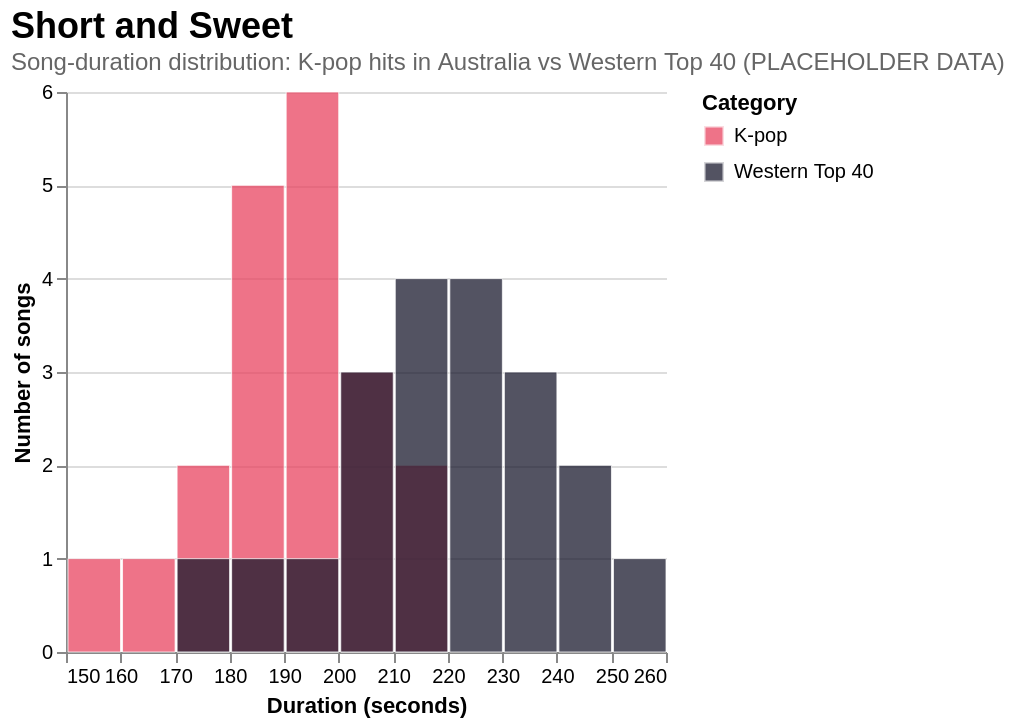

Vega-Lite specification for this chart:
### Vega-Lite specification from a JSON file in a GitHub repository (floating-point values rounded to 4 significant figures)
{"$schema": "https://vega.github.io/schema/vega-lite/v5.json", "title": {"text": "Short and Sweet", "subtitle": "Song-duration distribution: K-pop hits in Australia vs Western Top 40 (PLACEHOLDER DATA)", "anchor": "start", "fontSize": 18, "subtitleFontSize": 12, "subtitleColor": "#666"}, "width": "container", "height": 280, "data": {"values": [{"duration": 152, "category": "K-pop"}, {"duration": 168, "category": "K-pop"}, {"duration": 173, "category": "K-pop"}, {"duration": 178, "category": "K-pop"}, {"duration": 181, "category": "K-pop"}, {"duration": 183, "category": "K-pop"}, {"duration": 184, "category": "K-pop"}, {"duration": 186, "category": "K-pop"}, {"duration": 188, "category": "K-pop"}, {"duration": 190, "category": "K-pop"}, {"duration": 191, "category": "K-pop"}, {"duration": 192, "category": "K-pop"}, {"duration": 193, "category": "K-pop"}, {"duration": 195, "category": "K-pop"}, {"duration": 198, "category": "K-pop"}, {"duration": 201, "category": "K-pop"}, {"duration": 203, "category": "K-pop"}, {"duration": 207, "category": "K-pop"}, {"duration": 211, "category": "K-pop"}, {"duration": 218, "category": "K-pop"}, {"duration": 175, "category": "Western Top 40"}, {"duration": 188, "category": "Western Top 40"}, {"duration": 196, "category": "Western Top 40"}, {"duration": 201, "category": "Western Top 40"}, {"duration": 204, "category": "Western Top 40"}, {"duration": 208, "category": "Western Top 40"}, {"duration": 211, "category": "Western Top 40"}, {"duration": 214, "category": "Western Top 40"}, {"duration": 216, "category": "Western Top 40"}, {"duration": 218, "category": "Western Top 40"}, {"duration": 221, "category": "Western Top 40"}, {"duration": 224, "category": "Western Top 40"}, {"duration": 226, "category": "Western Top 40"}, {"duration": 229, "category": "Western Top 40"}, {"duration": 232, "category": "Western Top 40"}, {"duration": 235, "category": "Western Top 40"}, {"duration": 238, "category": "Western Top 40"}, {"duration": 242, "category": "Western Top 40"}, {"duration": 248, "category": "Western Top 40"}, {"duration": 258, "category": "Western Top 40"}]}, "mark": {"type": "bar", "opacity": 0.75, "stroke": "white", "strokeWidth": 0.5}, "encoding": {"x": {"field": "duration", "type": "quantitative", "title": "Duration (seconds)", "bin": {"step": 10}}, "y": {"aggregate": "count", "type": "quantitative", "title": "Number of songs", "stack": null}, "color": {"field": "category", "type": "nominal", "title": "Category", "scale": {"domain": ["K-pop", "Western Top 40"], "range": ["#e94560", "#1a1a2e"]}}, "tooltip": [{"field": "category", "title": "Category"}, {"aggregate": "count", "title": "Songs"}]}, "config": {"view": {"stroke": null}}}
